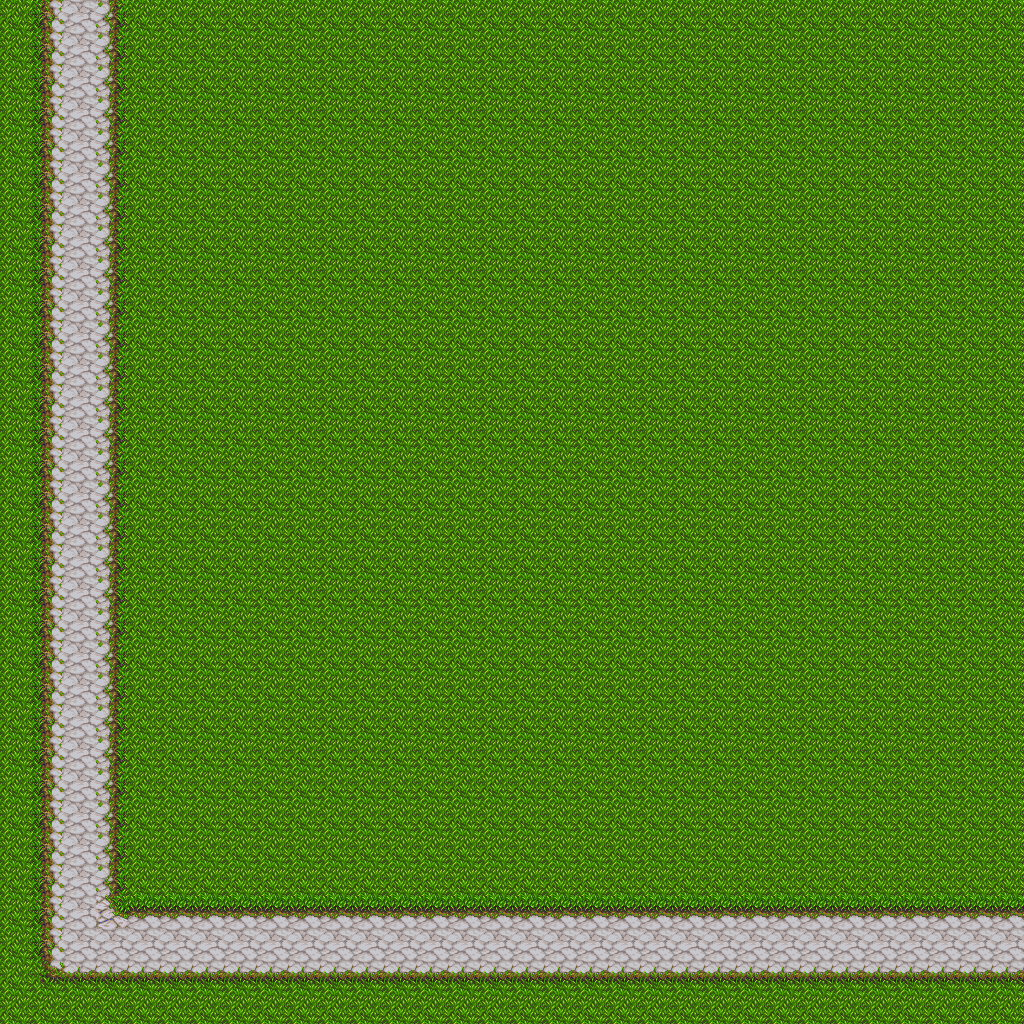

A 2D game scene composited from a Tiled map and its tileset images. What follows is a short description and the map's XML, with every tile layer's data as written:
An orthogonal 32x32 tile map with 32x32 px tiles, 1 tile layer (Tile Layer 1).

<map version="1.2" tiledversion="1.2.4" orientation="orthogonal" renderorder="right-down" width="32" height="32" tilewidth="32" tileheight="32" infinite="0" nextlayerid="2" nextobjectid="1">
 <tileset firstgid="1" name="tileset" tilewidth="32" tileheight="32" tilecount="256" columns="16">
  <image source="test.png" trans="ff00ff" width="512" height="512" />
 </tileset>
 <layer id="1" name="Tile Layer 1" width="32" height="32">
  <data encoding="csv">
178,97,98,99,178,178,178,178,178,178,178,178,178,178,178,178,178,178,178,178,178,178,178,178,178,178,178,178,178,178,178,178,
178,97,98,99,178,178,178,178,178,178,178,178,178,178,178,178,178,178,178,178,178,178,178,178,178,178,178,178,178,178,178,178,
178,97,98,99,178,178,178,178,178,178,178,178,178,178,178,178,178,178,178,178,178,178,178,178,178,178,178,178,178,178,178,178,
178,97,98,99,178,178,178,178,178,178,178,178,178,178,178,178,178,178,178,178,178,178,178,178,178,178,178,178,178,178,178,178,
178,97,98,99,178,178,178,178,178,178,178,178,178,178,178,178,178,178,178,178,178,178,178,178,178,178,178,178,178,178,178,178,
178,97,98,99,178,178,178,178,178,178,178,178,178,178,178,178,178,178,178,178,178,178,178,178,178,178,178,178,178,178,178,178,
178,97,98,99,178,178,178,178,178,178,178,178,178,178,178,178,178,178,178,178,178,178,178,178,178,178,178,178,178,178,178,178,
178,97,98,99,178,178,178,178,178,178,178,178,178,178,178,178,178,178,178,178,178,178,178,178,178,178,178,178,178,178,178,178,
178,97,98,99,178,178,178,178,178,178,178,178,178,178,178,178,178,178,178,178,178,178,178,178,178,178,178,178,178,178,178,178,
178,97,98,99,178,178,178,178,178,178,178,178,178,178,178,178,178,178,178,178,178,178,178,178,178,178,178,178,178,178,178,178,
178,97,98,99,178,178,178,178,178,178,178,178,178,178,178,178,178,178,178,178,178,178,178,178,178,178,178,178,178,178,178,178,
178,97,98,99,178,178,178,178,178,178,178,178,178,178,178,178,178,178,178,178,178,178,178,178,178,178,178,178,178,178,178,178,
178,97,98,99,178,178,178,178,178,178,178,178,178,178,178,178,178,178,178,178,178,178,178,178,178,178,178,178,178,178,178,178,
178,97,98,99,178,178,178,178,178,178,178,178,178,178,178,178,178,178,178,178,178,178,178,178,178,178,178,178,178,178,178,178,
178,97,98,99,178,178,178,178,178,178,178,178,178,178,178,178,178,178,178,178,178,178,178,178,178,178,178,178,178,178,178,178,
178,97,98,99,178,178,178,178,178,178,178,178,178,178,178,178,178,178,178,178,178,178,178,178,178,178,178,178,178,178,178,178,
178,97,98,99,178,178,178,178,178,178,178,178,178,178,178,178,178,178,178,178,178,178,178,178,178,178,178,178,178,178,178,178,
178,97,98,99,178,178,178,178,178,178,178,178,178,178,178,178,178,178,178,178,178,178,178,178,178,178,178,178,178,178,178,178,
178,97,98,99,178,178,178,178,178,178,178,178,178,178,178,178,178,178,178,178,178,178,178,178,178,178,178,178,178,178,178,178,
178,97,98,99,178,178,178,178,178,178,178,178,178,178,178,178,178,178,178,178,178,178,178,178,178,178,178,178,178,178,178,178,
178,97,98,99,178,178,178,178,178,178,178,178,178,178,178,178,178,178,178,178,178,178,178,178,178,178,178,178,178,178,178,178,
178,97,98,99,178,178,178,178,178,178,178,178,178,178,178,178,178,178,178,178,178,178,178,178,178,178,178,178,178,178,178,178,
178,97,98,99,178,178,178,178,178,178,178,178,178,178,178,178,178,178,178,178,178,178,178,178,178,178,178,178,178,178,178,178,
178,97,98,99,178,178,178,178,178,178,178,178,178,178,178,178,178,178,178,178,178,178,178,178,178,178,178,178,178,178,178,178,
178,97,98,99,178,178,178,178,178,178,178,178,178,178,178,178,178,178,178,178,178,178,178,178,178,178,178,178,178,178,178,178,
178,97,98,99,178,178,178,178,178,178,178,178,178,178,178,178,178,178,178,178,178,178,178,178,178,178,178,178,178,178,178,178,
178,97,98,99,178,178,178,178,178,178,178,178,178,178,178,178,178,178,178,178,178,178,178,178,178,178,178,178,178,178,178,178,
178,97,98,99,178,178,178,178,178,178,178,178,178,178,178,178,178,178,178,178,178,178,178,178,178,178,178,178,178,178,178,178,
178,97,98,68,82,82,82,82,82,82,82,82,82,82,82,82,82,82,82,82,82,82,82,82,82,82,82,82,82,82,82,82,
178,97,98,98,98,98,98,98,98,98,98,98,98,98,98,98,98,98,98,98,98,98,98,98,98,98,98,98,98,98,98,98,
178,113,114,114,114,114,114,114,114,114,114,114,114,114,114,114,114,114,114,114,114,114,114,114,114,114,114,114,114,114,114,114,
178,178,178,178,178,178,178,178,178,178,178,178,178,178,178,178,178,178,178,178,178,178,178,178,178,178,178,178,178,178,178,178
</data>
 </layer>
</map>
